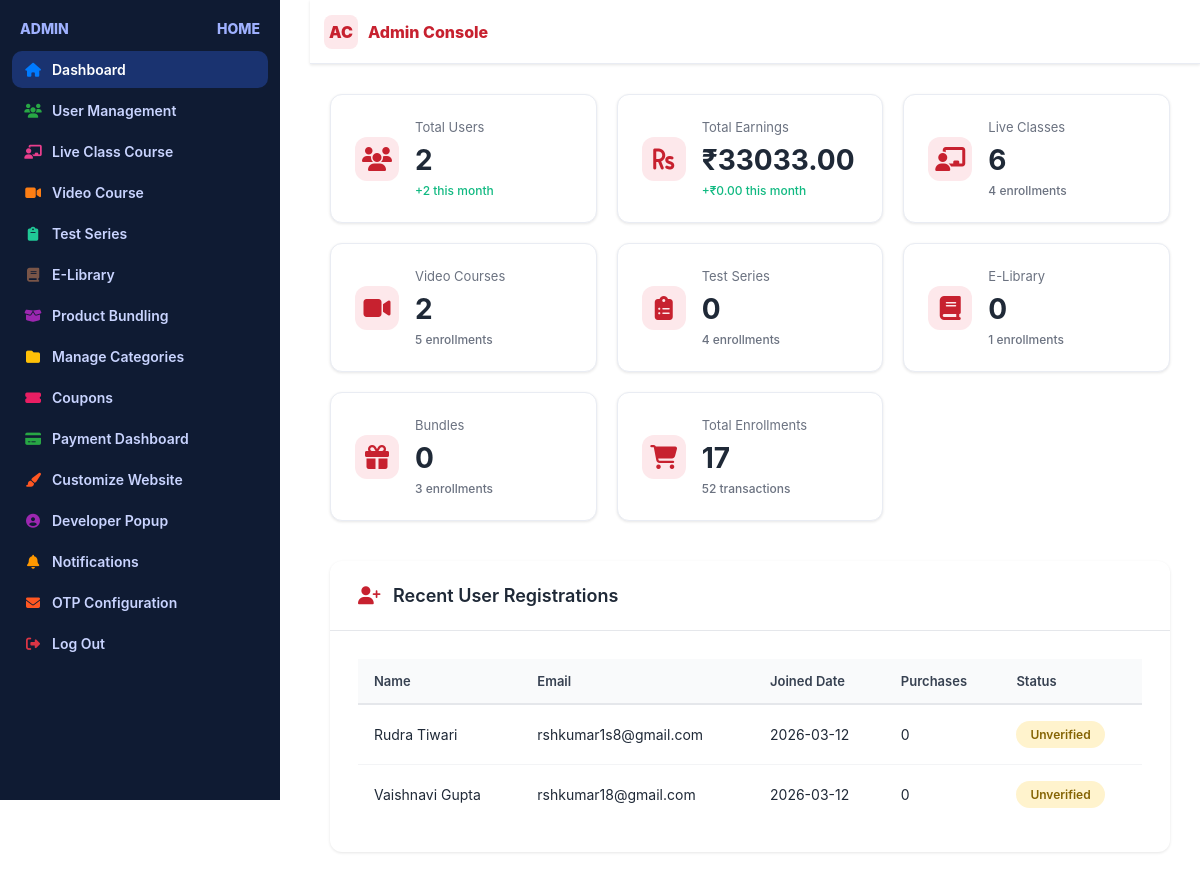
/admin_panel/ (signed in, upper part), run on an earlier commit of the app's database.
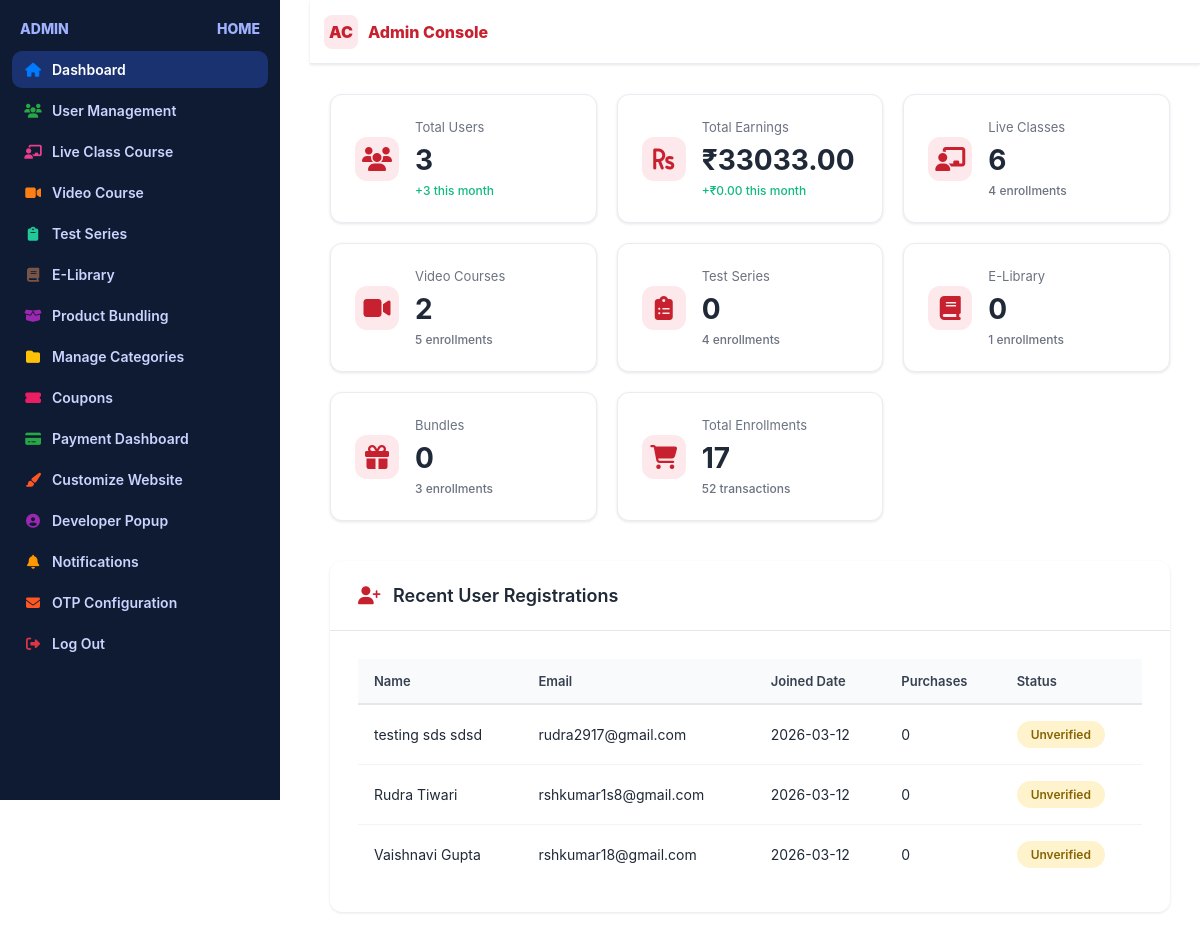
And on a later commit of the database.
### base/models.py (models this page shows, shortened)
class User(AbstractBaseUser, PermissionsMixin):
    email = models.EmailField(unique=True)
    first_name = models.CharField(max_length=150, blank=True)
    middle_name = models.CharField(max_length=150, blank=True)
    last_name = models.CharField(max_length=150, blank=True)
    age = models.PositiveIntegerField(null=True, blank=True)
    contact_number = models.CharField(max_length=20, blank=True)
    GENDER_CHOICES = [
        ('M', 'Male'),
        ('F', 'Female'),
        ('O', 'Other'),
        ('N', 'Prefer not to say'),
    ]
    gender = models.CharField(max_length=1, choices=GENDER_CHOICES, blank=True)
    profile_image = models.ImageField(upload_to='profile_pics/', null=True, blank=True)
    is_active = models.BooleanField(default=True)
    is_staff = models.BooleanField(default=False)
    is_verified = models.BooleanField(default=False)
    date_joined = models.DateTimeField(auto_now_add=True)
    USERNAME_FIELD = 'email'
    REQUIRED_FIELDS = []
    objects = UserManager()
    def get_full_name(self):
        parts = [self.first_name, self.middle_name, self.last_name]
        full_name = ' '.join(filter(None, [p.strip() for p in parts]))
        return full_name

### adminpanel/views.py (the view)
# urls.py: path('admin_panel/', views.admin_dashboard, name='admindashboard'),
@staff_member_required
def admin_dashboard(request):
    now = timezone.now()
    this_month = now.replace(day=1, hour=0, minute=0, second=0, microsecond=0)
    total_users = User.objects.filter(is_superuser=False).count()
    this_month_signups = User.objects.filter(
        date_joined__gte=this_month,
        is_superuser=False
    ).count()
    total_earnings = Payment.objects.filter(
        status='Success'
    ).aggregate(
        total=Sum('amount')
    )['total'] or 0
    total_earnings = total_earnings / 100  # Convert from paise to rupees
    this_month_earnings = Payment.objects.filter(
        status='Success',
        created_at__gte=this_month
    ).aggregate(
        total=Sum('amount')
    )['total'] or 0
    this_month_earnings = this_month_earnings / 100
    total_live_classes = LiveClassCourse.objects.filter(is_active=True).count()
    total_video_courses = VideoCourse.objects.count()
    total_test_series = TestSeries.objects.filter(is_active=True).count()
    total_elibrary = ELibraryCourse.objects.filter(is_active=True).count()
    total_bundles = ProductBundle.objects.filter(status='active').count()
    total_enrollments = UserCourseAccess.objects.filter(is_active=True).count()
    enrollments_by_type = UserCourseAccess.objects.filter(
        is_active=True
    ).values('course_type').annotate(
        count=Count('id')
    )
    enrollment_stats = {item['course_type']: item['count'] for item in enrollments_by_type}
    latest_transactions = Payment.objects.select_related('user').order_by('-created_at')[:10]
    transactions_data = []
    for payment in latest_transactions:
        transactions_data.append({
            'invoice': payment.razorpay_order_id[:15] + '...' if len(payment.razorpay_order_id) > 15 else payment.razorpay_order_id,
            'customer': payment.user.get_full_name() or payment.user.email.split('@')[0] if payment.user else 'Guest',
            'amount': f"₹{payment.amount / 100:.2f}",
            'status': payment.status,
            'date': payment.created_at.strftime('%Y-%m-%d'),
            'course_name': payment.course_name[:30] + '...' if len(payment.course_name) > 30 else payment.course_name,
            'course_type': payment.get_course_type_display(),
        })
    revenue_by_type = Payment.objects.filter(
        status='Success'
    ).values('course_type').annotate(
        total=Sum('amount')
    ).order_by('-total')
    revenue_breakdown = []
    for item in revenue_by_type:
        revenue_breakdown.append({
            'type': item['course_type'].replace('_', ' ').title(),
            'amount': item['total'] / 100,
            'count': Payment.objects.filter(
                status='Success',
                course_type=item['course_type']
            ).count()
        })
    top_courses = Payment.objects.filter(
        status='Success'
    ).values('course_name', 'course_type').annotate(
        sales_count=Count('id'),
        revenue=Sum('amount')
    ).order_by('-sales_count')[:5]
    top_courses_data = []
    for course in top_courses:
        top_courses_data.append({
            'name': course['course_name'],
            'type': course['course_type'].replace('_', ' ').title(),
            'sales': course['sales_count'],
            'revenue': course['revenue'] / 100
        })
    recent_users = User.objects.filter(
        is_superuser=False
    ).order_by('-date_joined')[:5]
    recent_users_data = []
    for user in recent_users:
        purchase_count = UserCourseAccess.objects.filter(
            user=user,
            is_active=True
        ).count()
        recent_users_data.append({
            'name': user.get_full_name() or user.email.split('@')[0],
            'email': user.email,
            'joined': user.date_joined.strftime('%Y-%m-%d'),
            'purchases': purchase_count,
            'verified': user.is_verified
        })
    context = {
        'total_users': total_users,
        'this_month_signups': this_month_signups,
        'total_earnings': f"{total_earnings:.2f}",
        'this_month_earnings': f"{this_month_earnings:.2f}",
        'total_live_classes': total_live_classes,
        'total_video_courses': total_video_courses,
        'total_test_series': total_test_series,
        'total_elibrary': total_elibrary,
        'total_bundles': total_bundles,
        'total_enrollments': total_enrollments,
        'enrollment_stats': enrollment_stats,
        'latest_transactions': transactions_data,
        'total_transactions': Payment.objects.count(),
        'revenue_breakdown': revenue_breakdown,
        'top_courses': top_courses_data,
        'recent_users': recent_users_data,
    }
    return render(request, 'admin_dashboard.html', context)

### adminpanel/context_processors.py (called while the page is built)
def navbar_settings(request):
    try:
        settings = NavbarSettings.objects.filter(is_active=True).first()
        if not settings:
            settings = NavbarSettings.objects.create()
        return {'navbar_settings': settings}
    except Exception as e:
        print(f"Error in navbar_settings context processor: {e}")
        return {'navbar_settings': None}

def footer_settings(request):
    try:
        settings = FooterSettings.objects.filter(is_active=True).first()
        footer_links = FooterLink.objects.filter(is_active=True)
        footer_legal_links = FooterLegalLink.objects.filter(is_active=True)
        if not settings:
            settings = FooterSettings.objects.create()
        return {
            'footer_settings': settings,
            'footer_links': footer_links,
            'footer_legal_links': footer_legal_links,
        }
    except Exception as e:
        print(f"Error in footer_settings context processor: {e}")
        return {
            'footer_settings': None,
            'footer_links': [],
            'footer_legal_links': [],
        }

### adminpanel/templates/admin_dashboard.html (shortened to what the changed rows need)
{% load static %}
{% load navbar_tags %}
<!DOCTYPE html>
<html lang="en">
<head>
<link href="{% static 'css/fontawesome/all.min.css' %}" rel="stylesheet">
{% get_favicon_url as favicon_url %}
</head>
<body>
  <div class="admin-root">
    <main class="admin-main">
      {% block content %}
      <section class="admin-kpis">
        <div class="admin-kpi">
          <div>
            <div class="admin-kpi-label">Total Users</div>
            <div class="admin-kpi-value">{{ total_users }}</div>
            <small style="color: #10b981;">
              +{{ this_month_signups }} this month
            </small>
          </div>
        </div>
      </section>
      {% if recent_users %}
      <section class="admin-card">
        <div class="admin-card-bd">
          <table class="admin-table">
            <thead>
              <tr>
                <th>Name</th>
                <th>Email</th>
                <th>Joined Date</th>
                <th>Purchases</th>
                <th>Status</th>
              </tr>
            </thead>
            <tbody>
              {% for user in recent_users %}
              <tr>
                <td>{{ user.name }}</td>
                <td>{{ user.email }}</td>
                <td>{{ user.joined }}</td>
                <td>{{ user.purchases }}</td>
                <td>
                  {% if user.verified %}
                    <span class="status-badge status-success">Verified</span>
                  {% else %}
                    <span class="status-badge status-pending">Unverified</span>
                  {% endif %}
                </td>
              </tr>
              {% endfor %}
            </tbody>
          </table>
        </div>
      </section>
      {% endif %}
      {% endblock content %}
    </main>
  </div>
</body>
</html>

What changed in the data, as far as the page shows it:
added User: email "rudra2917@gmail.com"
Also different on the page:
{{ total_users }}: "2" → "3"
{{ this_month_signups }}: "2" → "3"
new list line: "testing sds sdsd 2026-03-12 0 Unverified"
